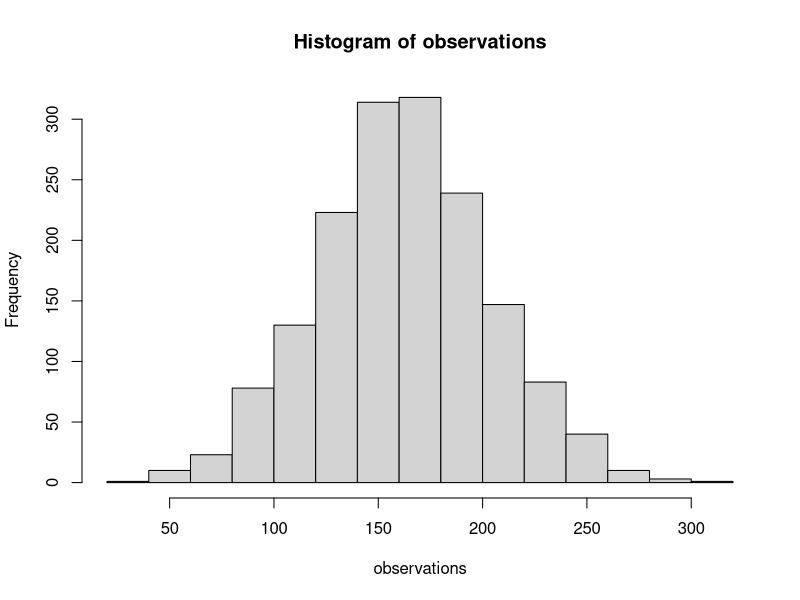

This chart was generated by the following R code:
# MARTIN JUNGBLUT SCHREINER
# MATHEUS PROLA PFITSCHER

# 1
getvalue <- function(n) {
  ifelse(n == " ", 0, which(letters == n))
}

nomero <- function(name) {
  s <- 0
  for (i in strsplit(name, "")[[1]]) {
    s <- s + getvalue(tolower(i))
  }
  s
}

nomero("filipe zabala") == 100

# 2
m <- nomero("matheus martin")
s <- m/4
set.seed(m)

observations <- rnorm(10*m, m, s)
hist(observations)
summary(observations)

# 3
# a
P_B = 3/4
P_b = 1/4

Px <- 1/6
Pb1 <- (1 - (Px*4)) / 4
Pb6 <- 3 * Pb1

# Sabendo que o resultado é 6, a probabilidade do dado ser balanceado é 66%.
b <- (Px+Px+Px) / (Px+Px+Px+Pb6)

# 4
n <- 2500
p <- 0.172
z <- abs(qnorm(0.025))
(e <- z*sqrt(p*(1-p)/n))

(LIpi <- p - e)
(LSpi <- p + e)

# 5
# a
# O valor representado na primeira linha, segunda coluna(P[1, 2]) é a probabilidade da pessoa
# percenter à categoria A, e tornar-se membro da categoria B em um passo.
P <- matrix(c(.4,.3,.3, .3,.5,.2, .1,.2,.7), nrow = 3, byrow = TRUE)
rownames(P) <- colnames(P) <- LETTERS[1:nrow(P)]

P2 <- P %*% P

# b
t1 <- c(200, 300, 500)
t2 <- t1 %*% P
t3 <- t2 %*% P